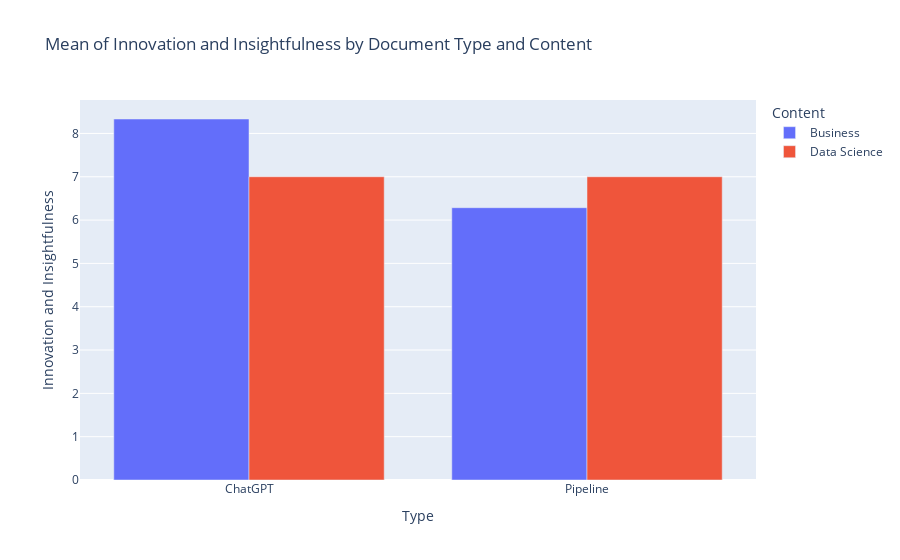

The cell this chart's notebook holds for it:
### Code cell
# plot the data
fig = px.bar(df_grouped, x='Type', y='Innovation and Insightfulness', color='Content', barmode='group', title='Mean of Innovation and Insightfulness by Document Type and Content')

fig.show()

### Figure 1 — Plotly figure (JSON) as saved in the notebook; plotly's stock layout.template omitted (floating-point values rounded to 4 significant figures)
{"data": [{"alignmentgroup": "True", "hovertemplate": "Content=Business<br>Type=%{x}<br>Innovation and Insightfulness=%{y}<extra></extra>", "legendgroup": "Business", "marker": {"color": "#636efa", "pattern": {"shape": ""}}, "name": "Business", "offsetgroup": "Business", "orientation": "v", "showlegend": true, "textposition": "auto", "type": "bar", "x": ["ChatGPT", "Pipeline"], "xaxis": "x", "y": [8.333, 6.286], "yaxis": "y"}, {"alignmentgroup": "True", "hovertemplate": "Content=Data Science<br>Type=%{x}<br>Innovation and Insightfulness=%{y}<extra></extra>", "legendgroup": "Data Science", "marker": {"color": "#EF553B", "pattern": {"shape": ""}}, "name": "Data Science", "offsetgroup": "Data Science", "orientation": "v", "showlegend": true, "textposition": "auto", "type": "bar", "x": ["ChatGPT", "Pipeline"], "xaxis": "x", "y": [7, 7], "yaxis": "y"}], "layout": {"barmode": "group", "legend": {"title": {"text": "Content"}, "tracegroupgap": 0}, "title": {"text": "Mean of Innovation and Insightfulness by Document Type and Content"}, "xaxis": {"anchor": "y", "domain": [0, 1], "title": {"text": "Type"}}, "yaxis": {"anchor": "x", "domain": [0, 1], "title": {"text": "Innovation and Insightfulness"}}}}
